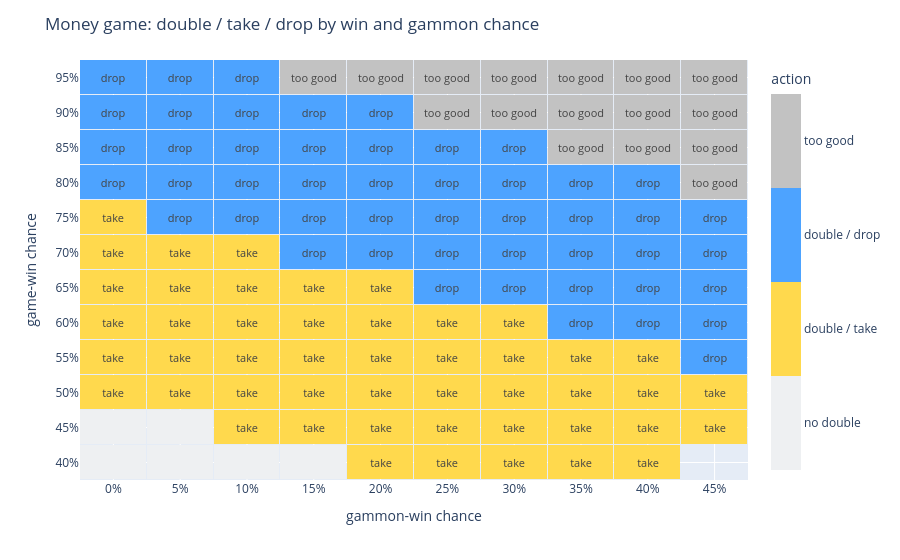

The notebook cell this image was saved under:
### Markdown cell above
## Cube map for money

Each cell is a position: your win chance down the side, your gammon chance across the top — a gammon is a win too, so it never exceeds the win chance. Colour is the correct cube action in a money game, straight from the $m = W + G/2$ rule.

- **Yellow** — double, and the opponent has a **take**.
- **Blue** — double, and the opponent must **drop** — you cash a point.

Grey is the two ends: *no double* along the bottom, where you don't like it enough yet, and *too good* in the top-right, where you'd rather play on for the gammon than cash. The lines are the dead-cube rule; a live cube nudges the drop boundary out a touch.

### Code cell
import plotly.graph_objects as go

WINS = list(range(40, 100, 5))
GAMS = list(range(0, 46, 5))


def action(win, gammon):
    w, g = win / 100, gammon / 100
    if g > w:
        return None
    m = w + g / 2
    if m < 0.5:
        return 0
    if m <= 0.75:
        return 1
    if m <= 1.0:
        return 2
    return 3


LABELS = ["no double", "double / take", "double / drop", "too good"]
CELL = {0: "", 1: "take", 2: "drop", 3: "too good", None: ""}
z = [[action(w, g) for g in GAMS] for w in WINS]
text = [[CELL[action(w, g)] for g in GAMS] for w in WINS]

colors = ["#eef0f2", "#ffd94d", "#4da3ff", "#c2c2c2"]
scale = []
for i, c in enumerate(colors):
    scale += [[i / 4, c], [(i + 1) / 4, c]]

fig = go.Figure(go.Heatmap(
    z=z, x=[f"{g}%" for g in GAMS], y=[f"{w}%" for w in WINS],
    text=text, texttemplate="%{text}", textfont=dict(size=11),
    colorscale=scale, zmin=-0.5, zmax=3.5, xgap=1, ygap=1,
    colorbar=dict(tickvals=[0, 1, 2, 3], ticktext=LABELS, title="action")))
fig.update_layout(
    title="Money game: double / take / drop by win and gammon chance",
    xaxis_title="gammon-win chance", yaxis_title="game-win chance",
    margin=dict(t=60))
fig.show()

### Figure 1 — Plotly figure (JSON) as saved in the notebook; plotly's stock layout.template omitted (floating-point values rounded to 4 significant figures)
{"data": [{"colorbar": {"ticktext": ["no double", "double / take", "double / drop", "too good"], "tickvals": [0, 1, 2, 3], "title": {"text": "action"}}, "colorscale": [[0, "#eef0f2"], [0.25, "#eef0f2"], [0.25, "#ffd94d"], [0.5, "#ffd94d"], [0.5, "#4da3ff"], [0.75, "#4da3ff"], [0.75, "#c2c2c2"], [1, "#c2c2c2"]], "text": [["", "", "", "", "take", "take", "take", "take", "take", ""], ["", "", "take", "take", "take", "take", "take", "take", "take", "take"], ["take", "take", "take", "take", "take", "take", "take", "take", "take", "take"], ["take", "take", "take", "take", "take", "take", "take", "take", "take", "drop"], ["take", "take", "take", "take", "take", "take", "take", "drop", "drop", "drop"], ["take", "take", "take", "take", "take", "drop", "drop", "drop", "drop", "drop"], ["take", "take", "take", "drop", "drop", "drop", "drop", "drop", "drop", "drop"], ["take", "drop", "drop", "drop", "drop", "drop", "drop", "drop", "drop", "drop"], ["drop", "drop", "drop", "drop", "drop", "drop", "drop", "drop", "drop", "too good"], ["drop", "drop", "drop", "drop", "drop", "drop", "drop", "too good", "too good", "too good"], ["drop", "drop", "drop", "drop", "drop", "too good", "too good", "too good", "too good", "too good"], ["drop", "drop", "drop", "too good", "too good", "too good", "too good", "too good", "too good", "too good"]], "textfont": {"size": 11}, "texttemplate": "%{text}", "type": "heatmap", "x": ["0%", "5%", "10%", "15%", "20%", "25%", "30%", "35%", "40%", "45%"], "xgap": 1, "y": ["40%", "45%", "50%", "55%", "60%", "65%", "70%", "75%", "80%", "85%", "90%", "95%"], "ygap": 1, "z": [[0, 0, 0, 0, 1, 1, 1, 1, 1, null], [0, 0, 1, 1, 1, 1, 1, 1, 1, 1], [1, 1, 1, 1, 1, 1, 1, 1, 1, 1], [1, 1, 1, 1, 1, 1, 1, 1, 1, 2], [1, 1, 1, 1, 1, 1, 1, 2, 2, 2], [1, 1, 1, 1, 1, 2, 2, 2, 2, 2], [1, 1, 1, 2, 2, 2, 2, 2, 2, 2], [1, 2, 2, 2, 2, 2, 2, 2, 2, 2], [2, 2, 2, 2, 2, 2, 2, 2, 2, 3], [2, 2, 2, 2, 2, 2, 2, 3, 3, 3], [2, 2, 2, 2, 2, 3, 3, 3, 3, 3], [2, 2, 2, 3, 3, 3, 3, 3, 3, 3]], "zmax": 3.5, "zmin": -0.5}], "layout": {"margin": {"t": 60}, "title": {"text": "Money game: double / take / drop by win and gammon chance"}, "xaxis": {"title": {"text": "gammon-win chance"}}, "yaxis": {"title": {"text": "game-win chance"}}}}
